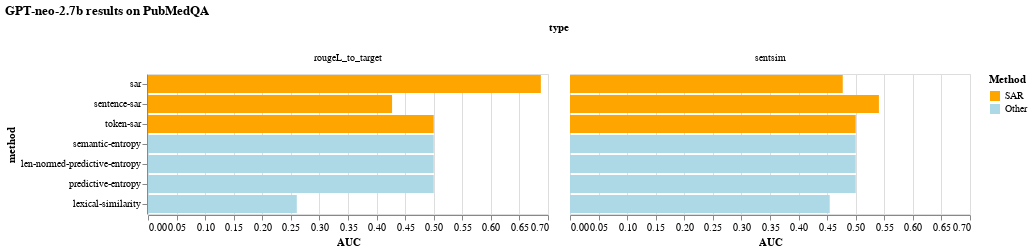

The cell this chart's notebook holds for it:
### Markdown cell above
#### GPT-NEO

### Code cell
txt_to_csv("gpt-neo")
gpt_df = pd.read_csv("uncertainty_estimation_results_gpt-neo.csv")
gpt_df["Method"] = ["SAR" if "sar" in method else "Other" for method in gpt_df["method"]]

alt.Chart(gpt_df, title="GPT-neo-2.7b results on PubMedQA").mark_bar().encode(
    alt.Column("type"),
    alt.Y("method", sort=None),
    alt.X("AUC"),
    color=alt.Color("Method", scale=alt.Scale(domain=("SAR", "Other"), range=["orange", "lightblue"]))
)

### Figure 1 — Vega-Lite specification as saved in the notebook (floating-point values rounded to 4 significant figures)
{"config": {"view": {"continuousWidth": 400, "continuousHeight": 300}}, "data": {"name": "data-13e32f1e5dcfa39417d096e036765899"}, "mark": "bar", "encoding": {"color": {"field": "Method", "scale": {"domain": ["SAR", "Other"], "range": ["orange", "lightblue"]}, "type": "nominal"}, "column": {"field": "type", "type": "nominal"}, "x": {"field": "AUC", "type": "quantitative"}, "y": {"field": "method", "sort": null, "type": "nominal"}}, "title": "GPT-neo-2.7b results on PubMedQA", "$schema": "https://vega.github.io/schema/vega-lite/v4.17.0.json", "datasets": {"data-13e32f1e5dcfa39417d096e036765899": [{"accuracy": 0.04, "method": "sar", "type": "rougeL_to_target", "threshold": 0.5, "AUC": 0.6875, "Method": "SAR"}, {"accuracy": 0.44, "method": "sar", "type": "sentsim", "threshold": 0.5, "AUC": 0.4773, "Method": "SAR"}, {"accuracy": 0.04, "method": "sentence-sar", "type": "rougeL_to_target", "threshold": 0.5, "AUC": 0.4271, "Method": "SAR"}, {"accuracy": 0.44, "method": "sentence-sar", "type": "sentsim", "threshold": 0.5, "AUC": 0.5406, "Method": "SAR"}, {"accuracy": 0.04, "method": "token-sar", "type": "rougeL_to_target", "threshold": 0.5, "AUC": 0.5, "Method": "SAR"}, {"accuracy": 0.44, "method": "token-sar", "type": "sentsim", "threshold": 0.5, "AUC": 0.5, "Method": "SAR"}, {"accuracy": 0.04, "method": "semantic-entropy", "type": "rougeL_to_target", "threshold": 0.5, "AUC": 0.5, "Method": "Other"}, {"accuracy": 0.44, "method": "semantic-entropy", "type": "sentsim", "threshold": 0.5, "AUC": 0.5, "Method": "Other"}, {"accuracy": 0.04, "method": "len-normed-predictive-entropy", "type": "rougeL_to_target", "threshold": 0.5, "AUC": 0.5, "Method": "Other"}, {"accuracy": 0.44, "method": "len-normed-predictive-entropy", "type": "sentsim", "threshold": 0.5, "AUC": 0.5, "Method": "Other"}, {"accuracy": 0.04, "method": "predictive-entropy", "type": "rougeL_to_target", "threshold": 0.5, "AUC": 0.5, "Method": "Other"}, {"accuracy": 0.44, "method": "predictive-entropy", "type": "sentsim", "threshold": 0.5, "AUC": 0.5, "Method": "Other"}, {"accuracy": 0.04, "method": "lexical-similarity", "type": "rougeL_to_target", "threshold": 0.5, "AUC": 0.2604, "Method": "Other"}, {"accuracy": 0.44, "method": "lexical-similarity", "type": "sentsim", "threshold": 0.5, "AUC": 0.4545, "Method": "Other"}]}}
